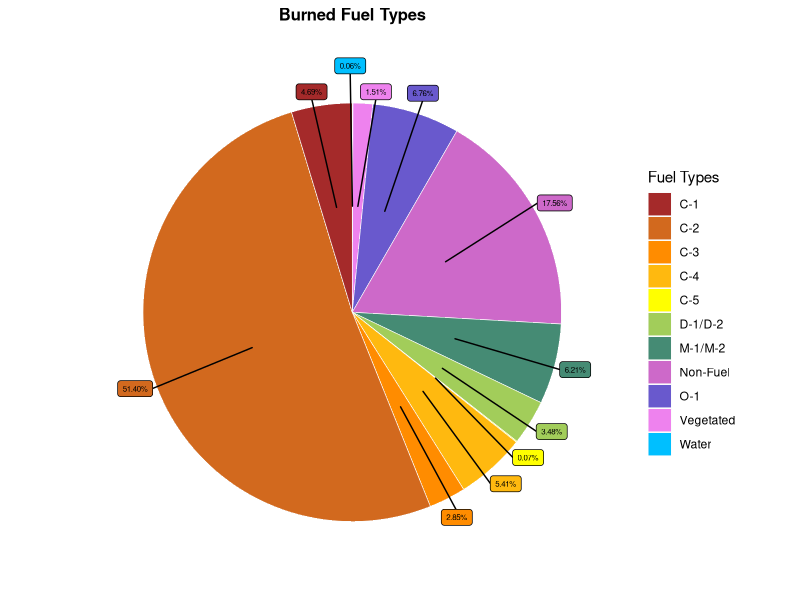
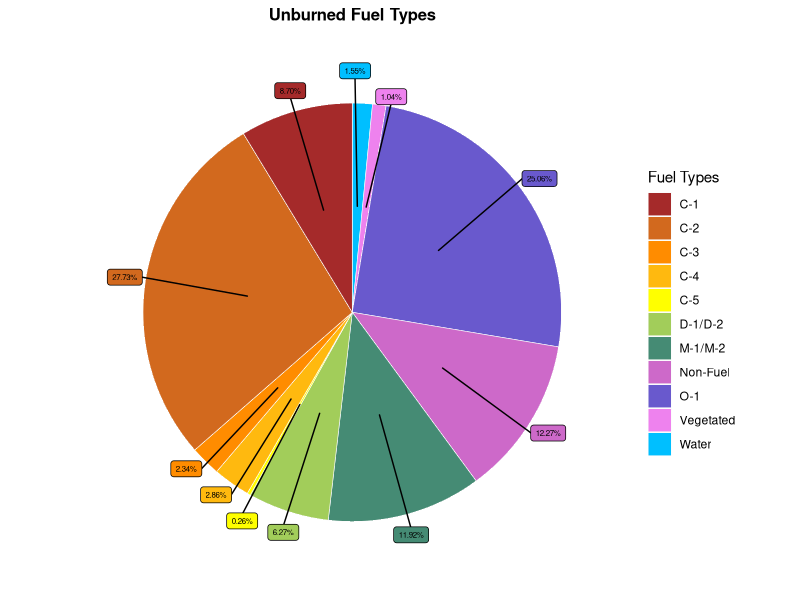
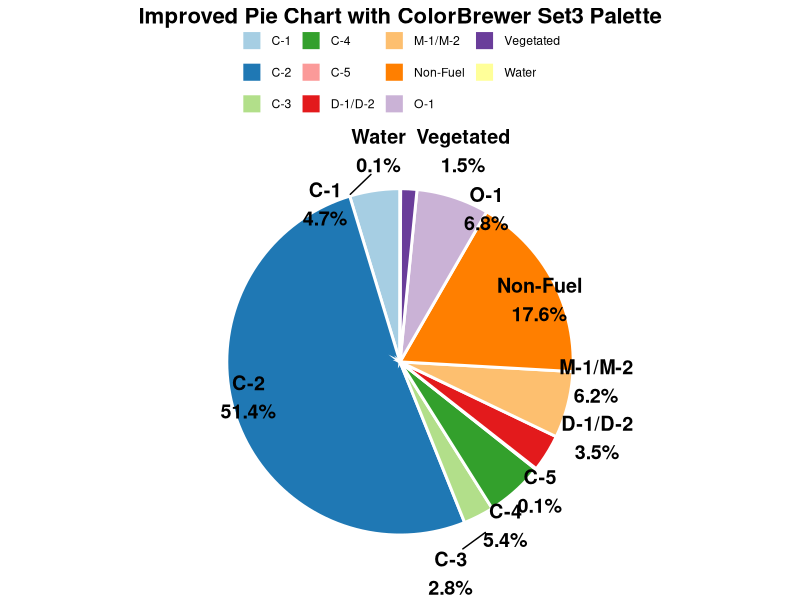
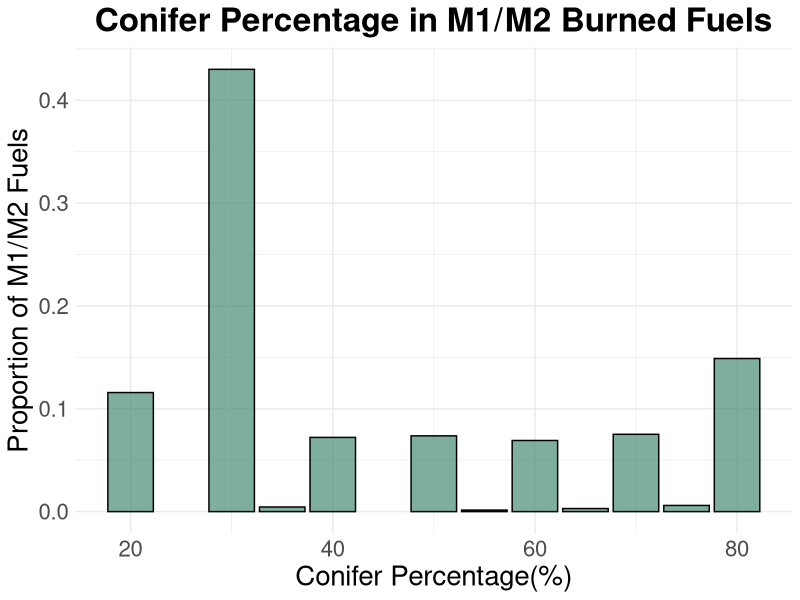
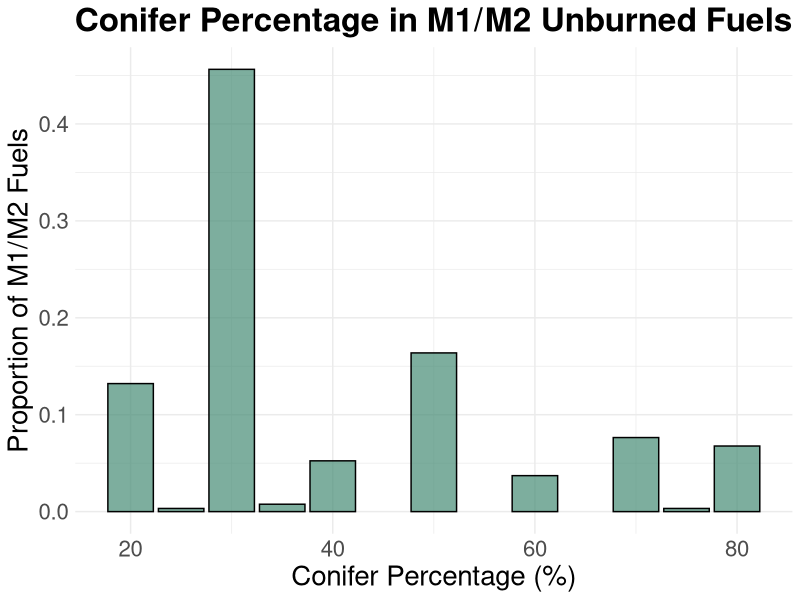
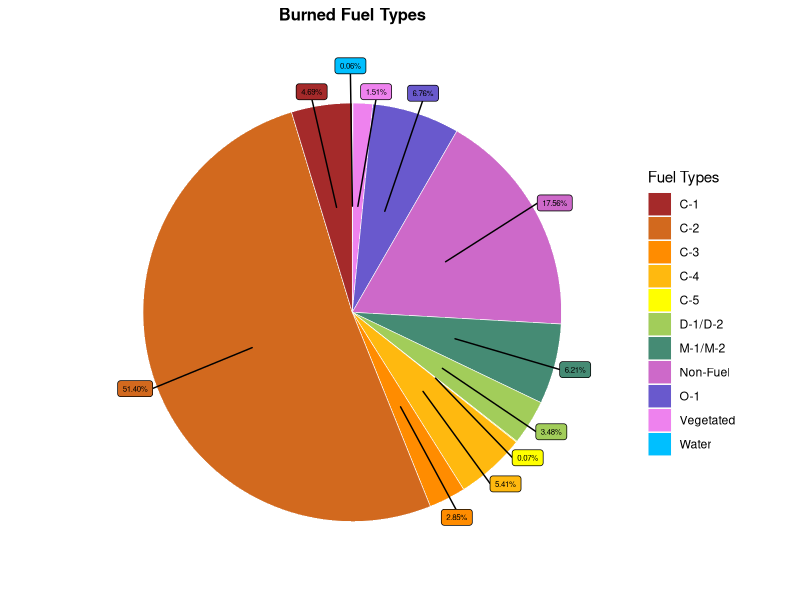
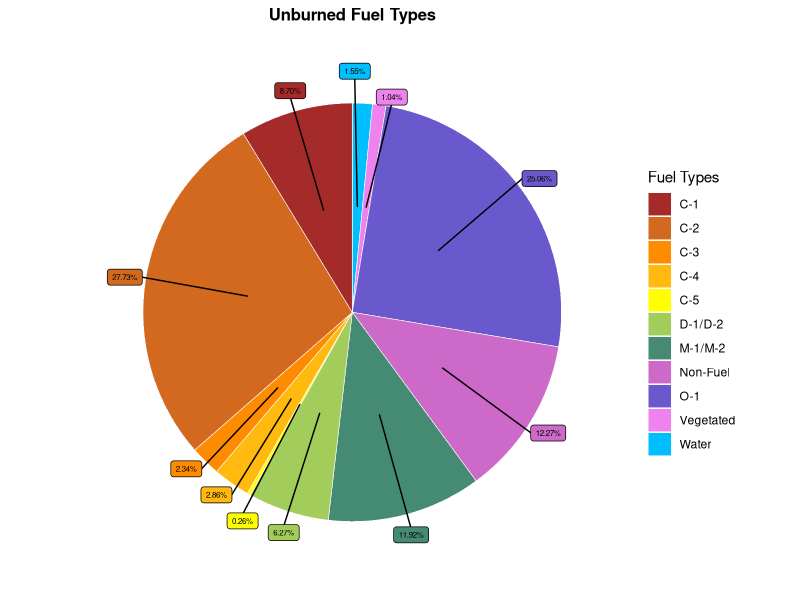
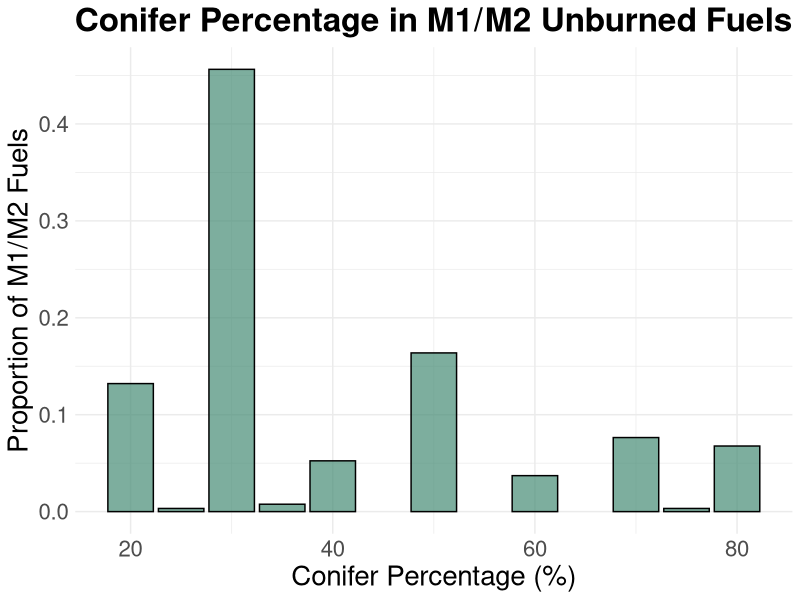

Reproduce these figures in R, in order.
library(readr)
library(dplyr)
library(stringr)
library(ggplot2)
library(RColorBrewer)
library(ggrepel)



unburned_df <- read_csv("LWF161_UnburnedFuel.csv")
burned_df <- read_csv("LWF161_BurnedFuel.csv")


#aggregate M1
burned_df <- burned_df %>%
  mutate(major_type= str_extract(FUEL_TYPE, "^[^ ]+"))

unburned_df <- unburned_df %>%
  mutate(major_type= str_extract(FUEL_TYPE, "^[^ ]+"))

agg_burned <- burned_df %>% 
  group_by(major_type) %>%
  summarise(fuel_count = sum(COUNT)) 

agg_unburned <- unburned_df %>% 
  group_by(major_type) %>%
  summarise(fuel_count = sum(COUNT)) 



#make pie charts
colors <- brewer.pal(11, "Paired")

burned_chart <- agg_burned %>% 
  mutate(perc = round((fuel_count/ sum(fuel_count)), 4)) %>% 
  mutate(labels = scales::percent(perc)) %>% 
  arrange(desc(major_type)) %>% ## arrange in the order of the legend
  mutate(text_y = cumsum(fuel_count) - fuel_count/2) ### calculate where to place the text labels

burned_chart <- burned_chart %>%
  ggplot(aes(x = "", y = fuel_count, fill = major_type)) + 
  geom_col() +
  theme_void() +
  coord_polar(theta = "y") +
  geom_bar(stat = "identity", width = 1, color = "gray98", linewidth = 0.2) +
  geom_label_repel(aes(label = labels, y = text_y), 
                   nudge_x = 0.6, nudge_y = 0.6,
                   size = 2, show.legend = F) +
  guides(fill = guide_legend(title = "Fuel Types")) +
  scale_fill_manual(values = c("brown", "chocolate", "darkorange",
                               "darkgoldenrod1", "yellow",
                               "darkolivegreen3", "aquamarine4",
                               "orchid3", "slateblue3",
                               "violet", "deepskyblue")) +
  labs(title = "Burned Fuel Types") + 
  theme(
    plot.title = element_text(hjust = 0.5, size = 12, face = "bold")
  ) 


burned_chart
ggsave("burned_fuel_pie.png", plot = burned_chart, dpi = 300, width = 4, height = 3)


unburned_chart <- agg_unburned %>% 
  mutate(perc = round((fuel_count/ sum(fuel_count)), 4)) %>% 
  mutate(labels = scales::percent(perc)) %>% 
  arrange(desc(major_type)) %>% ## arrange in the order of the legend
  mutate(text_y = cumsum(fuel_count) - fuel_count/2) ### calculate where to place the text labels

unburned_chart <- unburned_chart %>%
  ggplot(aes(x = "", y = fuel_count, fill = major_type)) + 
  geom_col() +
  theme_void() +
  geom_bar(stat = "identity", width = 1, color = "grey98", size = 0.2) +
  coord_polar(theta = "y") +
  geom_label_repel(aes(label = labels, y = text_y), 
                   nudge_x = 0.6, nudge_y = 0.6,
                   size = 2, show.legend = F) +
  guides(fill = guide_legend(title = "Fuel Types")) +
  scale_fill_manual(values = c("brown", "chocolate", "darkorange",
                               "darkgoldenrod1", "yellow",
                               "darkolivegreen3", "aquamarine4",
                               "orchid3", "slateblue3",
                               "violet", "deepskyblue")) +
  labs(title = "Unburned Fuel Types") + 
  theme(
    plot.title = element_text(hjust = 0.5, size = 12, face = "bold")
  ) 

unburned_chart
ggsave("unburned_fuel_pie.png", plot = unburned_chart, dpi = 300, width = 4, height = 3)

burned_chart <- ggplot(agg_burned, aes(x = "", y = fuel_count, fill = major_type)) +
  geom_bar(stat = "identity", color = "white") +
  geom_label_repel(aes(x = 1.6, label = scales::percent(fuel_count, accuracy = .1)), position = position_stack(vjust = .5)) +
  coord_polar("y") +
  theme_void()

# Create pie chart with ColorBrewer Set3 palette
burned_chart  <- ggplot(agg_burned, aes(x = "", y = fuel_count, fill = major_type)) +
  geom_bar(stat = "identity", width = 1, color = "white", size = 1) +  # Add white borders between slices
  coord_polar(theta = "y") +
  scale_fill_manual(values = colors) +
  labs(title = "Improved Pie Chart with ColorBrewer Set3 Palette") +
  theme_void() +
  theme(
    legend.title = element_blank(),
    legend.position = "top",
    plot.title = element_text(hjust = 0.5, size = 16, face = "bold")
  ) +
  geom_text_repel(aes(x = 1.6, label = paste0(major_type, "\n", round(fuel_count/sum(fuel_count)*100, 1), "%")), 
            position = position_stack(vjust = 0.5), color = "black", size = 5, fontface = "bold")

burned_chart

#----------------- M1/M2 Fuels -------------------------------------

#burned
burned_M <- burned_df %>%
  filter(major_type == "M-1/M-2") %>%
  mutate(percent_C = as.numeric(str_extract(FUEL_TYPE_, "\\d+(?=%)")))

total_M_burned <- sum(burned_M$COUNT)

burned_M <- burned_M %>%
  mutate(FREQ = COUNT / total_M_burned)

burned_M_plot <- ggplot(burned_M, aes(x = percent_C, y =FREQ)) +
  geom_bar(stat = "identity", fill = "aquamarine4", color = "black", alpha = 0.7) +
  labs(x = "Conifer Percentage(%)", y = "Proportion of M1/M2 Fuels", title = "Conifer Percentage in M1/M2 Burned Fuels") +
  theme_minimal() +
  theme(
    plot.title = element_text(hjust = 0.5, size = 24, face = "bold"),
    axis.title = element_text(size = 20),                         # Axis labels size
    axis.text = element_text(size = 16)                          # Axis text size
  ) 

burned_M_plot
#unburned
unburned_M <- unburned_df %>%
  filter(major_type == "M-1/M-2") %>%
  mutate(percent_C = as.numeric(str_extract(FUEL_TYPE_, "\\d+(?=%)")))

total_M_unburned <- sum(unburned_M$COUNT)

unburned_M <- unburned_M %>%
  mutate(FREQ = COUNT / total_M_unburned)

unburned_M_plot <- ggplot(unburned_M, aes(x = percent_C, y = FREQ)) +
  geom_bar(stat = "identity", fill = "aquamarine4", color = "black", alpha = 0.7) +
  labs(x = "Conifer Percentage (%)", y = "Proportion of M1/M2 Fuels", title = "Conifer Percentage in M1/M2 Unburned Fuels") +
  theme_minimal() +
  theme(
  plot.title = element_text(hjust = 0.5, size = 24, face = "bold"),
  axis.title = element_text(size = 20),                         # Axis labels size
  axis.text = element_text(size = 16)                          # Axis text size
  ) 

unburned_M_plot

ggsave("unburned_M1M2.png", plot = unburned_M_plot, dpi = 300, width = 8, height = 6)
ggsave("burned_M1M2.png", plot = burned_M_plot, dpi = 300, width = 8, height = 6)

